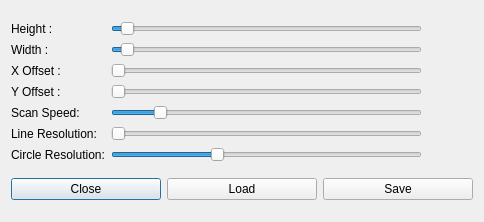
<?xml version="1.0" encoding="UTF-8"?>
<ui version="4.0">
 <class>calibrer</class>
 <widget class="QDialog" name="calibrer">
  <property name="geometry">
   <rect>
    <x>0</x>
    <y>0</y>
    <width>484</width>
    <height>222</height>
   </rect>
  </property>
  <property name="windowTitle">
   <string>Calibration</string>
  </property>
  <layout class="QVBoxLayout" name="verticalLayout">
   <item>
    <layout class="QGridLayout" name="gridLayout">
     <item row="0" column="1">
      <widget class="QSlider" name="hs_height">
       <property name="maximum">
        <number>65535</number>
       </property>
       <property name="value">
        <number>2000</number>
       </property>
       <property name="orientation">
        <enum>Qt::Horizontal</enum>
       </property>
      </widget>
     </item>
     <item row="0" column="0">
      <widget class="QLabel" name="lbl_height">
       <property name="text">
        <string>Height : </string>
       </property>
      </widget>
     </item>
     <item row="2" column="1">
      <widget class="QSlider" name="hs_x_offset">
       <property name="maximum">
        <number>65535</number>
       </property>
       <property name="orientation">
        <enum>Qt::Horizontal</enum>
       </property>
      </widget>
     </item>
     <item row="3" column="0">
      <widget class="QLabel" name="lbl_Y_Offset">
       <property name="text">
        <string>Y Offset :</string>
       </property>
      </widget>
     </item>
     <item row="3" column="1">
      <widget class="QSlider" name="hs_y_offset">
       <property name="maximum">
        <number>65535</number>
       </property>
       <property name="orientation">
        <enum>Qt::Horizontal</enum>
       </property>
      </widget>
     </item>
     <item row="4" column="0">
      <widget class="QLabel" name="lbl_scan_speed">
       <property name="text">
        <string>Scan Speed: </string>
       </property>
      </widget>
     </item>
     <item row="1" column="0">
      <widget class="QLabel" name="lbl_width">
       <property name="text">
        <string>Width :</string>
       </property>
      </widget>
     </item>
     <item row="1" column="1">
      <widget class="QSlider" name="hs_width">
       <property name="maximum">
        <number>65535</number>
       </property>
       <property name="value">
        <number>2000</number>
       </property>
       <property name="orientation">
        <enum>Qt::Horizontal</enum>
       </property>
      </widget>
     </item>
     <item row="2" column="0">
      <widget class="QLabel" name="lbl_X_Offset">
       <property name="text">
        <string>X Offset : </string>
       </property>
      </widget>
     </item>
     <item row="4" column="1">
      <widget class="QSlider" name="hs_scan_speed">
       <property name="minimum">
        <number>500</number>
       </property>
       <property name="maximum">
        <number>4000</number>
       </property>
       <property name="value">
        <number>1000</number>
       </property>
       <property name="orientation">
        <enum>Qt::Horizontal</enum>
       </property>
      </widget>
     </item>
     <item row="1" column="2">
      <widget class="QLabel" name="lbl_width_value">
       <property name="text">
        <string/>
       </property>
      </widget>
     </item>
     <item row="0" column="2">
      <widget class="QLabel" name="lbl_height_value">
       <property name="text">
        <string/>
       </property>
      </widget>
     </item>
     <item row="5" column="0">
      <widget class="QLabel" name="lbl_line_res">
       <property name="text">
        <string>Line Resolution:</string>
       </property>
      </widget>
     </item>
     <item row="2" column="2">
      <widget class="QLabel" name="lbl_X_Offset_Value">
       <property name="text">
        <string/>
       </property>
      </widget>
     </item>
     <item row="3" column="2">
      <widget class="QLabel" name="lbl_Y_Offset_Value">
       <property name="text">
        <string/>
       </property>
      </widget>
     </item>
     <item row="4" column="2">
      <widget class="QLabel" name="lbl_scan_speed_value">
       <property name="sizePolicy">
        <sizepolicy hsizetype="Fixed" vsizetype="Preferred">
         <horstretch>0</horstretch>
         <verstretch>0</verstretch>
        </sizepolicy>
       </property>
       <property name="minimumSize">
        <size>
         <width>45</width>
         <height>0</height>
        </size>
       </property>
       <property name="text">
        <string/>
       </property>
      </widget>
     </item>
     <item row="5" column="2">
      <widget class="QLabel" name="lbl_line_res_value">
       <property name="text">
        <string/>
       </property>
      </widget>
     </item>
     <item row="5" column="1">
      <widget class="QSlider" name="hs_line_res">
       <property name="minimum">
        <number>750</number>
       </property>
       <property name="maximum">
        <number>30000</number>
       </property>
       <property name="orientation">
        <enum>Qt::Horizontal</enum>
       </property>
      </widget>
     </item>
     <item row="6" column="0">
      <widget class="QLabel" name="lbl_circle_res">
       <property name="text">
        <string>Circle Resolution:</string>
       </property>
      </widget>
     </item>
     <item row="6" column="1">
      <widget class="QSlider" name="hs_circle_res">
       <property name="minimum">
        <number>500</number>
       </property>
       <property name="maximum">
        <number>2000</number>
       </property>
       <property name="value">
        <number>1000</number>
       </property>
       <property name="orientation">
        <enum>Qt::Horizontal</enum>
       </property>
      </widget>
     </item>
     <item row="6" column="2">
      <widget class="QLabel" name="lbl_circle_res_value">
       <property name="text">
        <string/>
       </property>
      </widget>
     </item>
    </layout>
   </item>
   <item>
    <layout class="QHBoxLayout" name="horizontalLayout">
     <item>
      <widget class="QPushButton" name="pb_close">
       <property name="text">
        <string>Close</string>
       </property>
      </widget>
     </item>
     <item>
      <widget class="QPushButton" name="pb_load">
       <property name="text">
        <string>Load</string>
       </property>
      </widget>
     </item>
     <item>
      <widget class="QPushButton" name="pb_save">
       <property name="text">
        <string>Save</string>
       </property>
      </widget>
     </item>
    </layout>
   </item>
  </layout>
 </widget>
 <resources/>
 <connections/>
</ui>
